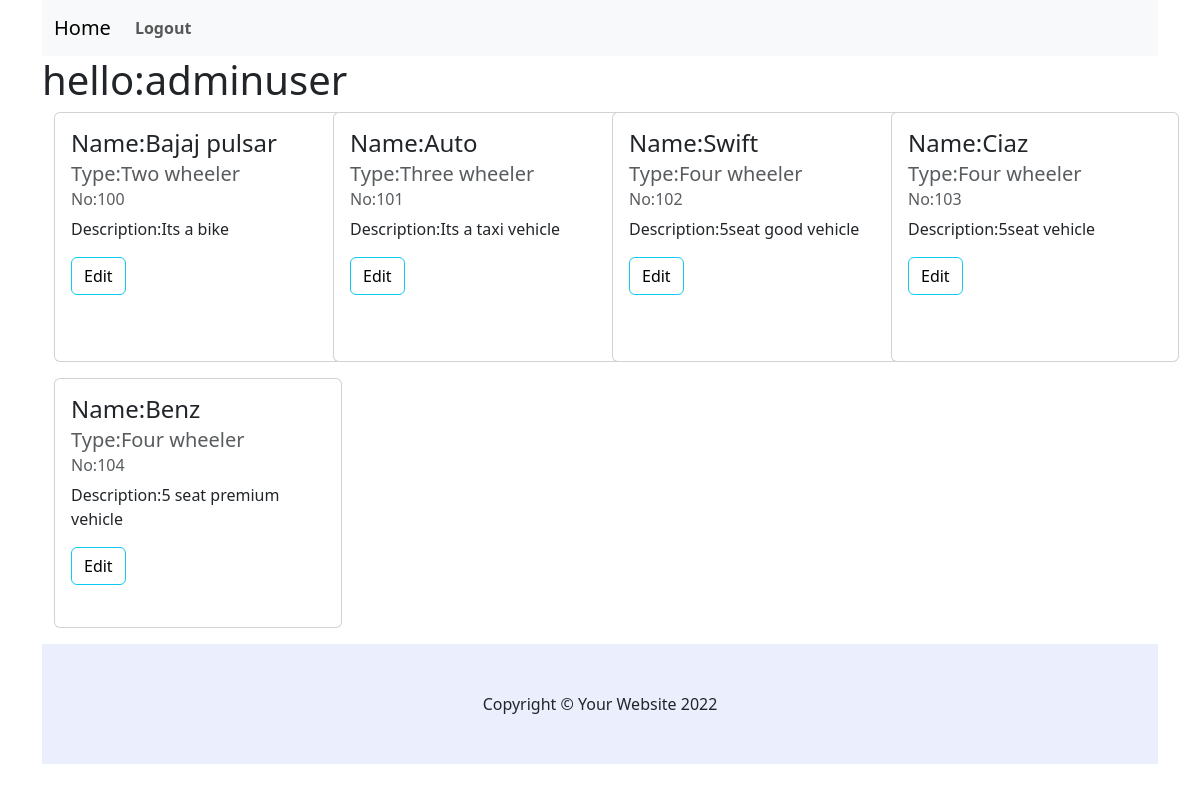
The app's page /vehicle/home/ (signed in) with its own data.
### account/models.py (models this page shows)
class User(AbstractUser):
    USER_TYPES = [
        ('super_admin', 'Super Admin'),
        ('admin_user', 'Admin User'),
        ('user', 'User'),
    ]
    user_type = models.CharField(max_length=20, choices=USER_TYPES,default='user')
    groups = models.ManyToManyField(Group, blank=True, related_name='customuser_set')
    user_permissions = models.ManyToManyField(
        Permission,
        blank=True,
        related_name='customuser_set',
        help_text=('Specific permissions for this user.'),
        verbose_name=('user permissions'),
    )

### vehicle/models.py (models this page shows, shortened)
class Vehicle(models.Model):
    options= [
        ('Two wheeler', 'Two Wheeler'),
        ('Three wheeler', 'Three Wheeler'),
        ('Four wheeler', 'Four Wheeler'),
    ]
    vehicle_number = models.CharField(max_length=50)
    vehicle_type = models.CharField(max_length=100, choices=options)
    vehicle_model = models.CharField(max_length=100)
    vehicle_description = models.TextField()

### vehicle/views.py (the view)
# urls.py: path('home/',home,name='home')
@login_required(login_url='signin')
def home(request):
    vehicles=Vehicle.objects.all()
    return render(request,'vehicle/home.html',{'vehicles':vehicles})

### templates/vehicle/home.html (shortened to what this page needs)
{% extends 'vehicle/base.html'%}
{% block body%}
{% load static %}
<h1>hello:{{request.user}}</h1>
<div class="container">
    <div class="row">
{% for vh in vehicles%}
<div class="col-3">
    <div class="card mb-3" style="width: 18rem;height: 250px;">
        <div class="card-body">
          <h4 class="card-title">Name:{{vh.vehicle_model | capfirst}}</h4>
          <h5 class="card-subtitle mb-2 text-body-secondary">Type:{{vh.vehicle_type}}</h5>
          <h6 class="card-subtitle mb-2 text-body-secondary">No:{{vh.vehicle_number}}</h6>
          <p class="card-text">Description:{{vh.vehicle_description | capfirst}}</p>
          {% if request.user.is_superuser == True or request.user.user_type == 'admin_user' %}
          <button class="btn btn-outline-info ">
            <a href="{% url 'update-vehicle' vh.id %}" style="text-decoration: none;color: black;">Edit</a>
          </button>
          {% endif %}
        </div>
    </div>
</div>
{% endfor %}
</div>
</div>
{% endblock body%}

### templates/vehicle/base.html (shortened to what this page needs)
<!DOCTYPE html>
{%load static%}
<html lang="en">
<head>
    <link href="https://cdn.jsdelivr.net/npm/bootstrap@5.3.0-alpha3/dist/css/bootstrap.min.css" rel="stylesheet">
</head>
<body>
    <div class="container">
        <header>
        <nav class="navbar navbar-expand-lg bg-body-tertiary">
            <div class="container-fluid">
              <a class="navbar-brand" href="">Home</a>
              <div class="collapse navbar-collapse" id="navbarSupportedContent">
                <ul class="navbar-nav me-auto mb-2 mb-lg-0">
                  <li class="nav-item fw-bold">
                    <a class="nav-link" href="{% url 'signout'%}">Logout</a>
                  </li>
                </ul>
              </div>
            </div>
          </nav>
        </header>
        {% block body%}
        {% endblock body%}
        <footer class="py-5 " style="background-color: #ebeffd;">
            <div class="container"><p class="m-0 text-center text-dark">Copyright &copy; Your Website 2022</p></div>
        </footer>
    </div>
</body>
</html>

### records on screen
User: user "adminuser"
Vehicle: vehicle_model "Bajaj pulsar", vehicle_type "Two wheeler", vehicle_number "100", vehicle_description "Its a bike"
Vehicle: vehicle_model "Auto", vehicle_type "Three wheeler", vehicle_number "101", vehicle_description "Its a taxi vehicle"
Vehicle: vehicle_model "Swift", vehicle_type "Four wheeler", vehicle_number "102", vehicle_description "5seat good vehicle"
Vehicle: vehicle_model "Ciaz", vehicle_type "Four wheeler", vehicle_number "103", vehicle_description "5seat vehicle"
Vehicle: vehicle_model "Benz", vehicle_type "Four wheeler", vehicle_number "104", vehicle_description "5 seat premium vehicle"
